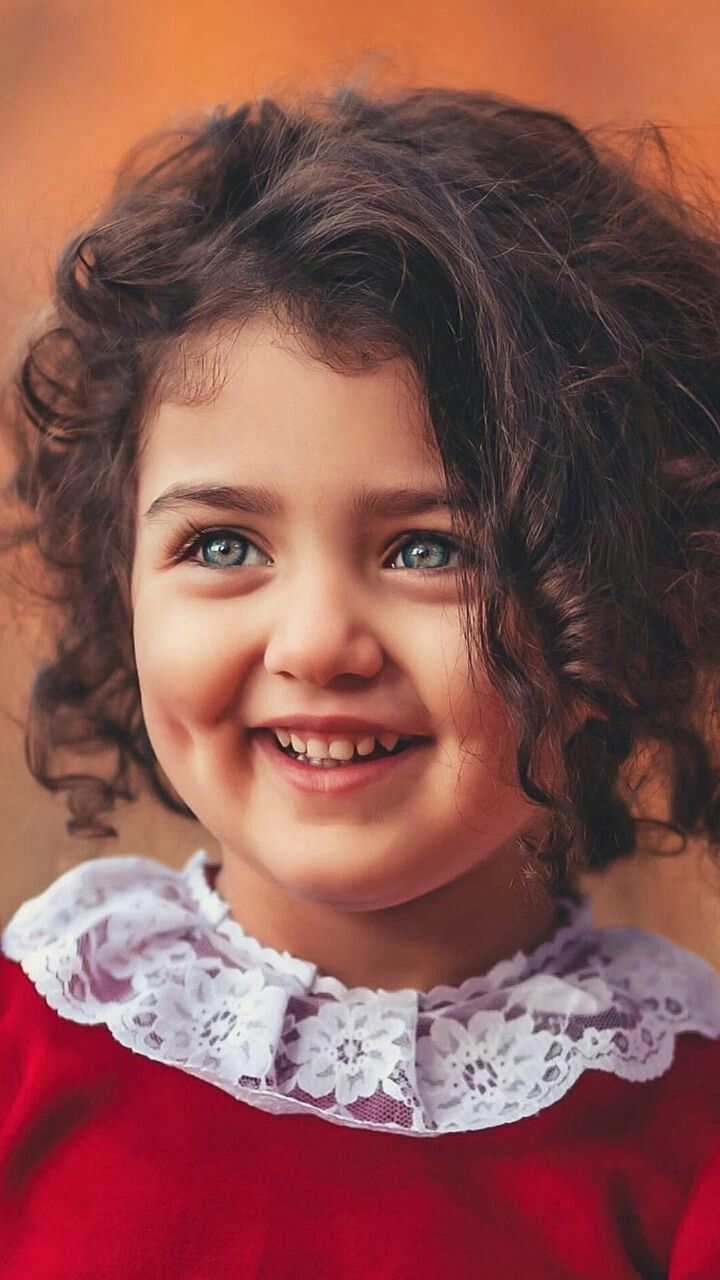
#> input picture Image_processing_Practical_labs/Exp2/Images/pk.jpg, 720 x 1280 px, found by its file name
$ jupyter execute 'Decreased intensity resolution.ipynb'
#> lines starting #> are read from the running program, lines starting #| are printed output that depends on the picture; after the words box and inside, x2 and y2 are one past the last pixel; in counts of white or black regions, pixels touching at a corner belong together
[cell 1]
import cv2
import numpy as np
import matplotlib.pyplot as plt

# --- 1️⃣ Read the image in grayscale ---
img = cv2.imread('Images\pk.jpg', cv2.IMREAD_GRAYSCALE)
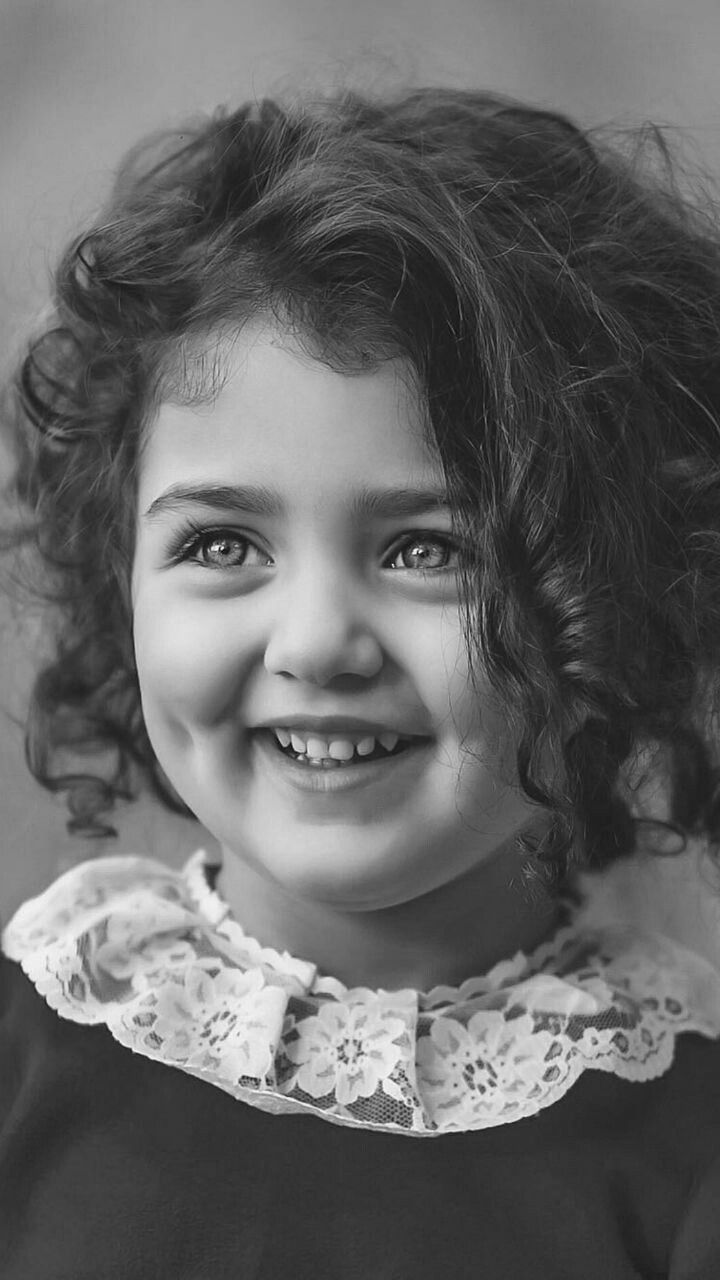
#> img: shape (1280, 720); min 3, max 253, mean 100.3

# --- 2️⃣ Display original info ---
print(f"Original Image Size: {img.shape}")
#| Original Image Size: (1280, 720)
print(f"Original Bit Depth: 8-bit")
print(f"Intensity Range: {img.min()} to {img.max()}")
#| Intensity Range: 3 to 253

# --- 3️⃣ Create subplots for 1-bit to 8-bit images ---
plt.figure(figsize=(14, 8))

for bit in range(1, 9):
    # Calculate number of levels for this bit depth
    L = 2 ** bit

    # Reduce intensity resolution
    img_reduced = np.floor(img / (256 / L)) * (256 / L)
    img_reduced = img_reduced.astype(np.uint8)

    # Display the result
    plt.subplot(2, 4, bit)
    plt.imshow(img_reduced, cmap='gray', vmin=0, vmax=255)
    plt.title(f'{bit}-bit ({L} levels)')
    plt.axis('off')
#> this loop made 8 passes
#> pass 1, `img_reduced = np.floor(img / (256 / L)) * (256 / L)`:
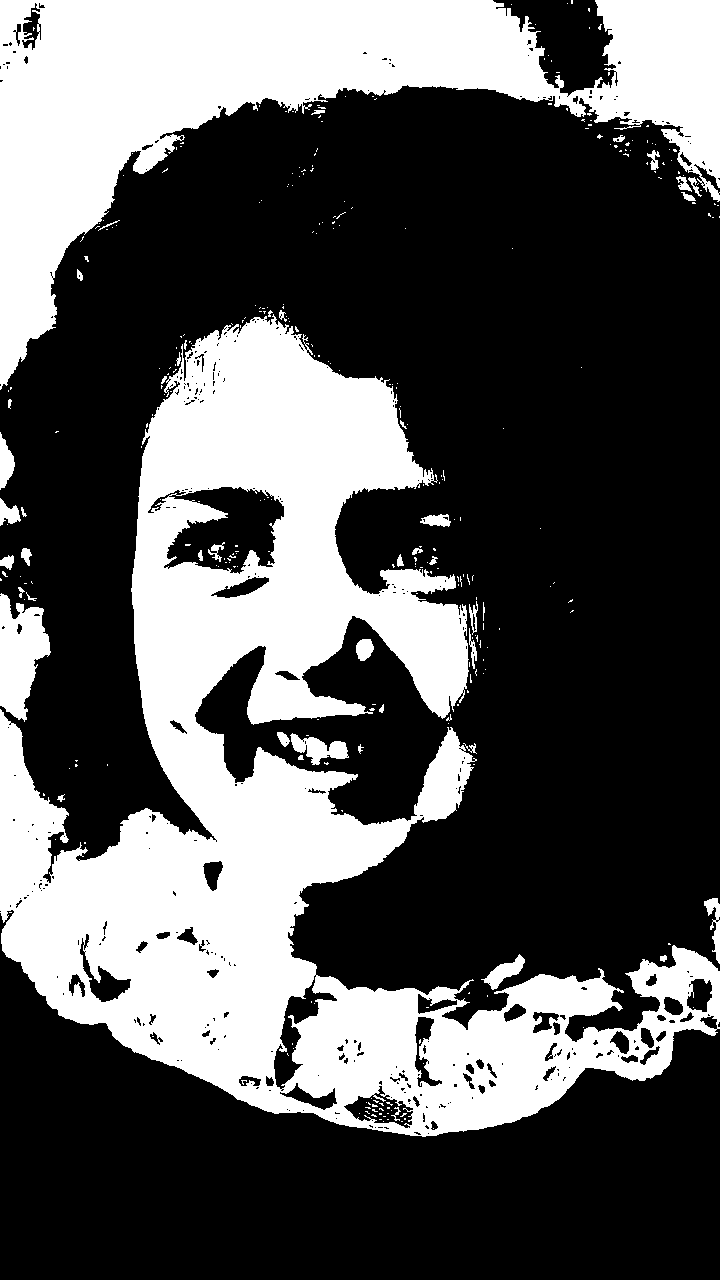
#> img_reduced: shape (1280, 720) float64; values 0 (black) and 128 (white), 34.2% white; 328 white regions (283 under 20 px), largest, box (x1, y1, x2, y2) and area: (0, 314, 720, 1137) 208342, (0, 0, 720, 390) 95806, (0, 593, 51, 722) 4099
#> pass 2, `img_reduced = np.floor(img / (256 / L)) * (256 / L)`:
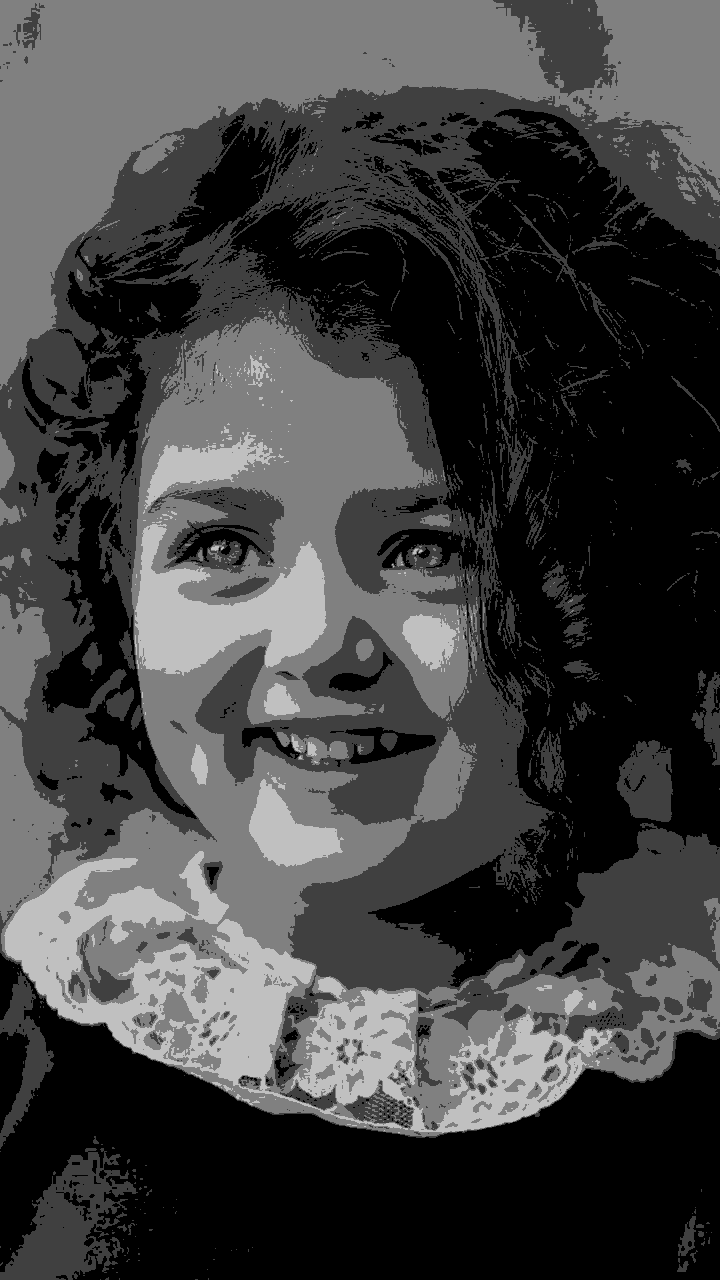
#> img_reduced: shape (1280, 720) float64; min 0, max 192, mean 65.8

plt.suptitle('Intensity Resolution Reduction (1-bit to 8-bit)', fontsize=14)
plt.tight_layout()
plt.show()
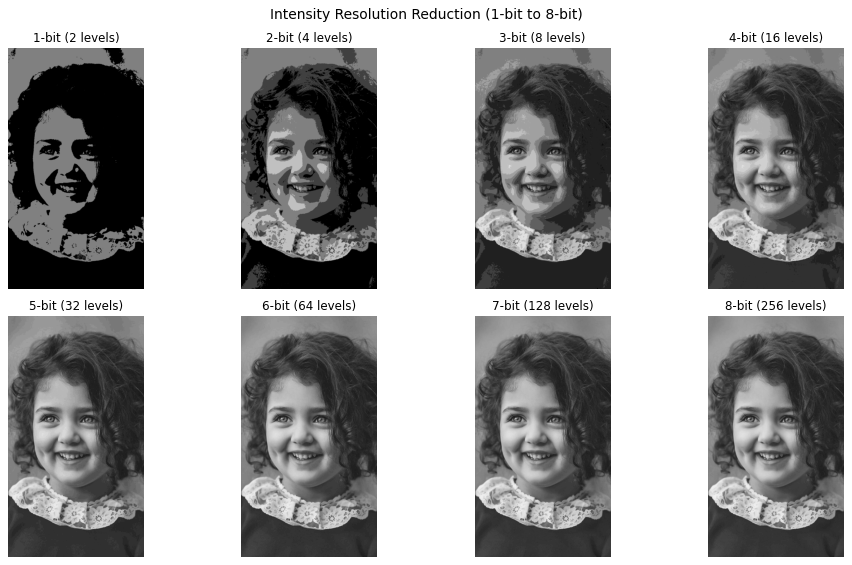
#> figure drawn by matplotlib, 8 panels

[cell 2]
import cv2
import numpy as np
import matplotlib.pyplot as plt

# --- 1️⃣ Read image (grayscale) ---
img_8bit = cv2.imread('Images\pk.jpg', cv2.IMREAD_GRAYSCALE)
if img_8bit is None:
    raise FileNotFoundError("Image 'pk.jpg' not found!")

print(f"Original image dtype: {img_8bit.dtype}, range: {img_8bit.min()} - {img_8bit.max()}")
#| Original image dtype: uint8, range: 3 - 253

# --- 2️⃣ Convert to higher intensity resolutions ---
img_10bit = np.uint16(img_8bit) * 4         # Scale 0–255 → 0–1020
img_12bit = np.uint16(img_8bit) * 16        # Scale 0–255 → 0–4080
img_16bit = np.uint16(img_8bit) * 256       # Scale 0–255 → 0–65535

# --- 3️⃣ Normalize images for display (matplotlib needs 0–1 range) ---
img_8bit_disp = img_8bit / 255.0
img_10bit_disp = img_10bit / 1023.0
img_12bit_disp = img_12bit / 4095.0
img_16bit_disp = img_16bit / 65535.0

# --- 4️⃣ Display all images side by side ---
titles = ['8-bit (256 levels)', '10-bit (1024 levels)', '12-bit (4096 levels)', '16-bit (65536 levels)']
images = [img_8bit_disp, img_10bit_disp, img_12bit_disp, img_16bit_disp]

plt.figure(figsize=(15, 5))
for i in range(4):
    plt.subplot(1, 4, i + 1)
    plt.imshow(images[i], cmap='gray')
    plt.title(titles[i])
    plt.axis('off')

plt.tight_layout()
plt.show()
